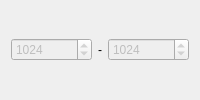
                      <widget class="QWidget" name="pageDPortList">
                       <layout class="QHBoxLayout">
                        <item>
                         <widget class="IQFSpinBox" name="spinBoxDPort">
                          <property name="enabled">
                           <bool>false</bool>
                          </property>
                          <property name="sizePolicy">
                           <sizepolicy hsizetype="Preferred" vsizetype="Fixed">
                            <horstretch>0</horstretch>
                            <verstretch>0</verstretch>
                           </sizepolicy>
                          </property>
                          <property name="minimum">
                           <number>1</number>
                          </property>
                          <property name="maximum">
                           <number>65535</number>
                          </property>
                          <property name="singleStep">
                           <number>100</number>
                          </property>
                          <property name="value">
                           <number>1024</number>
                          </property>
                         </widget>
                        </item>
                        <item>
                         <widget class="QLabel" name="DPortSeparator">
                          <property name="sizePolicy">
                           <sizepolicy hsizetype="Fixed" vsizetype="Fixed">
                            <horstretch>0</horstretch>
                            <verstretch>0</verstretch>
                           </sizepolicy>
                          </property>
                          <property name="text">
                           <string>-</string>
                          </property>
                         </widget>
                        </item>
                        <item>
                         <widget class="IQFSpinBox" name="spinBoxDPort2">
                          <property name="enabled">
                           <bool>false</bool>
                          </property>
                          <property name="sizePolicy">
                           <sizepolicy hsizetype="Preferred" vsizetype="Fixed">
                            <horstretch>0</horstretch>
                            <verstretch>0</verstretch>
                           </sizepolicy>
                          </property>
                          <property name="minimum">
                           <number>1</number>
                          </property>
                          <property name="maximum">
                           <number>65535</number>
                          </property>
                          <property name="singleStep">
                           <number>100</number>
                          </property>
                          <property name="value">
                           <number>1024</number>
                          </property>
                         </widget>
                        </item>
                       </layout>
                      </widget>
